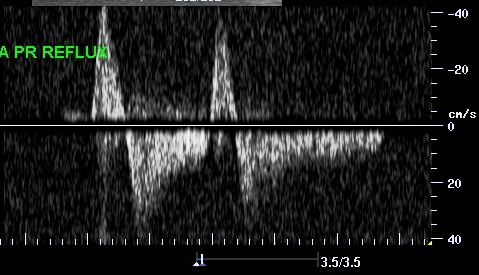
#> input picture Photos/43.jpg, 479 x 275 px
$ jupyter execute Testing.ipynb   (shell and % lines are left out)
#> lines starting #> are read from the running program, lines starting #| are printed output that depends on the picture
## Jupyter declarations

## Imports

[cell 1]
import os
import cv2
import numpy as np
import math
import functools
from matplotlib import pyplot as plt
from sklearn.cluster import KMeans
plt.rcParams["figure.figsize"] = (20,10)

## Read image

[cell 2]
def read_image(filename):
#> called with filename = 'Photos/43.jpg'
    return cv2.imread(filename)
#> returned value is the input picture: shape (275, 479, 3); mean B, G, R 28.6, 29.2, 28.4

## Show image

[cell 3]
def show_image(title, image):
    plt.imshow(image)
    plt.title(title)
    plt.show()

## Histogram

[cell 4]
image_path = 'Photos/43.jpg'
image = read_image(image_path)

def get_histogram(image):
    results = []
    image = image.copy()
    image = cv2.cvtColor(image, cv2.COLOR_BGR2RGB)
    image = cv2.bitwise_not(image)
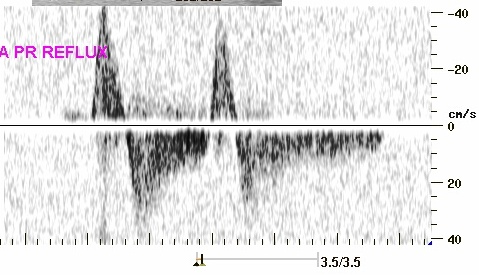
#> image: shape (275, 479, 3); mean R, G, B 226.6, 225.8, 226.4
    show_image('bitwise not', image)

    image = image.reshape((image.shape[0] * image.shape[1], 3))
    clt = KMeans(n_clusters=9)
    clt.fit(image)

    numLabels = np.arange(0, len(np.unique(clt.labels_)) + 1)
    (hist, _) = np.histogram(clt.labels_, bins=numLabels)

    hist = hist.astype("float")
    hist /= hist.sum()

    bar = np.zeros((50, 300, 3), dtype="uint8")
    startX = 0
    print('custer', clt.cluster_centers_)
    for (percent, color) in zip(hist, clt.cluster_centers_):
        # plot the relative percentage of each cluster
        print(type(color))
        endX = startX + (percent * 300)
        cv2.rectangle(bar, (int(startX), 0), (int(endX), 50),
                      color.astype("uint8").tolist(), -1)
        startX = endX
        results.append(color.astype("uint8").tolist())
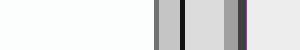
#> bar: shape (50, 300, 3); mean of channels 0, 1, 2 226.3, 225.7, 225.7; drawn as B, G, R

    # return the bar chart
    show_image('bar', bar)
    return sorted(results, key = lambda x: x[0]+x[1]+x[2])

bar = get_histogram(image)
#> bar = [[19, 19, 17], [64, 64, 64], [113, 113, 113], [178, 50, 178], [160, 160, 160], [197, 197, 197], [220, 220, 220], [238, 237, 238], [253, 253, 252]]
print(bar)
#| [[19, 19, 17], [64, 64, 64], [113, 113, 113], [178, 50, 178], [160, 160, 160], [197, 197, 197], [220, 220, 220], [238, 237, 238], [253, 253, 252]]

## Manual threshold

[cell 5]
manaul_threshold_image_path = 'Photos/43.jpg'
manaul_image = read_image(manaul_threshold_image_path)

def manual_threshold(image):
    image = image.copy()
    rows,cols, _ = image.shape
#> rows = 275; cols = 479
    darknest, darker, dark, *other = get_histogram(image)
#> after the loop in get_histogram (call 2), `for (percent, color) in zip(hist, clt.cluster_centers_):`:
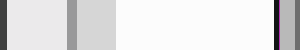
#> bar: shape (50, 300, 3); mean of channels 0, 1, 2 226.2, 225.5, 226.1; drawn as B, G, R
#> darknest = [20, 20, 17]; darker = [64, 64, 64]; dark = [110, 110, 110]; other = [[178, 50, 178], [154, 153, 153], [185, 185, 185], [214, 214, 214], [235, 234, 235], [252, 252, 252]]
    darknest_color_sum = functools.reduce(lambda a, b: a+b, darknest)
#> darknest_color_sum = 57
    dark_color_sum = functools.reduce(lambda a, b: a + b, dark)
#> dark_color_sum = 330
    darker_color_sum = functools.reduce(lambda a, b: a + b, darker)
#> darker_color_sum = 192
    print(darknest_color_sum, dark_color_sum)
#| 57 330
    print(darknest, dark)
#| [20, 20, 17] [110, 110, 110]

    for i in range(rows):
        for j in range(cols):
            pixel_value = image[i, j]
            pixel_color_sum = functools.reduce(lambda a, b: a + b, pixel_value)
            if pixel_color_sum >= darknest_color_sum and pixel_color_sum < darker_color_sum:
                image[i, j] = [0, 0, 0]
            else:
                image[i, j] = [255, 255, 255]
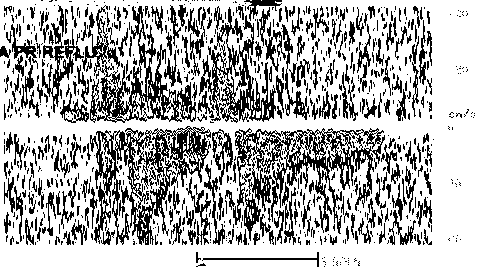
#> image: shape (275, 479, 3); 70.2% white; black in thin lines or dots
#> call 3 of read_image, with filename = 'Photos/34.jpg'
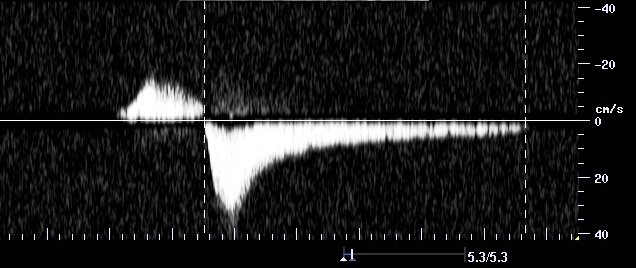
#> input picture Photos/34.jpg, 636 x 268 px
#> in read_image, returned value is the input picture: shape (268, 636, 3); mean B, G, R 28.2, 28.1, 28.1
    return image


man_thresh = manual_threshold(manaul_image)
show_image('man thresh', man_thresh)
show_image('image', manaul_image)

## Grayscale histogram

[cell 6]
def grayscale_histogram(image):
    image = image.copy()
    image = cv2.cvtColor(image, cv2.COLOR_BGR2GRAY)
#> image: shape (268, 636)
    hist = cv2.calcHist([image], [0], None, [256], [0, 256])
#> hist = 256 values, max 40158 at index 1, min 11 at index 153, mean 665.8
    print(hist)
#> (printed output is left out)

grayscale_histogram_image = 'Photos/34.jpg'
image = read_image(grayscale_histogram_image)
grayscale_histogram(image)
